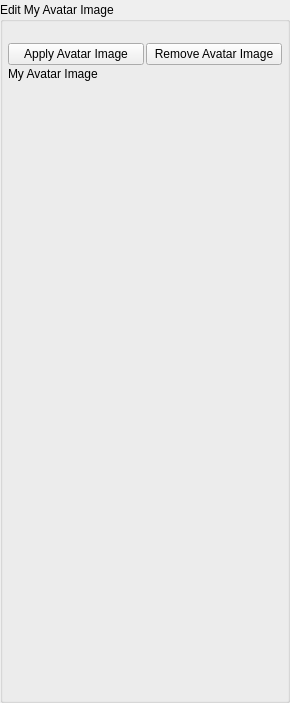
<?xml version="1.0" encoding="UTF-8"?>
<ui version="4.0">
 <class>AppletEditAvatarImageUi</class>
 <widget class="QWidget" name="AppletEditAvatarImageUi">
  <property name="geometry">
   <rect>
    <x>0</x>
    <y>0</y>
    <width>290</width>
    <height>703</height>
   </rect>
  </property>
  <property name="windowTitle">
   <string>Edit My Avatar Imae</string>
  </property>
  <layout class="QVBoxLayout" name="verticalLayout">
   <property name="spacing">
    <number>2</number>
   </property>
   <property name="leftMargin">
    <number>0</number>
   </property>
   <property name="topMargin">
    <number>0</number>
   </property>
   <property name="rightMargin">
    <number>0</number>
   </property>
   <property name="bottomMargin">
    <number>0</number>
   </property>
   <item>
    <widget class="ServiceSettingsWidget" name="m_ServiceSettingsWidget" native="true">
     <property name="sizePolicy">
      <sizepolicy hsizetype="Expanding" vsizetype="Preferred">
       <horstretch>0</horstretch>
       <verstretch>0</verstretch>
      </sizepolicy>
     </property>
    </widget>
   </item>
   <item>
    <widget class="QGroupBox" name="m_AvatarImageGroupBox">
     <property name="sizePolicy">
      <sizepolicy hsizetype="Expanding" vsizetype="Preferred">
       <horstretch>0</horstretch>
       <verstretch>0</verstretch>
      </sizepolicy>
     </property>
     <property name="title">
      <string>Edit My Avatar Image</string>
     </property>
     <layout class="QVBoxLayout" name="verticalLayout_2">
      <property name="spacing">
       <number>2</number>
      </property>
      <property name="leftMargin">
       <number>5</number>
      </property>
      <property name="topMargin">
       <number>5</number>
      </property>
      <property name="rightMargin">
       <number>5</number>
      </property>
      <property name="bottomMargin">
       <number>5</number>
      </property>
      <item>
       <widget class="QLabel" name="m_StatusLabel">
        <property name="enabled">
         <bool>true</bool>
        </property>
        <property name="text">
         <string notr="true"/>
        </property>
       </widget>
      </item>
      <item>
       <layout class="QHBoxLayout" name="horizontalLayout">
        <item>
         <widget class="QPushButton" name="m_ApplyAvatarButton">
          <property name="text">
           <string>Apply Avatar Image</string>
          </property>
         </widget>
        </item>
        <item>
         <widget class="QPushButton" name="m_RemoveAvatarButton">
          <property name="text">
           <string>Remove Avatar Image</string>
          </property>
         </widget>
        </item>
       </layout>
      </item>
      <item>
       <widget class="QLabel" name="m_PictureOfMeLabel">
        <property name="text">
         <string>My Avatar Image</string>
        </property>
       </widget>
      </item>
      <item>
       <widget class="ThumbnailEditWidget" name="m_ThumbnailEditWidget" native="true">
        <property name="sizePolicy">
         <sizepolicy hsizetype="Preferred" vsizetype="Expanding">
          <horstretch>0</horstretch>
          <verstretch>0</verstretch>
         </sizepolicy>
        </property>
       </widget>
      </item>
     </layout>
    </widget>
   </item>
  </layout>
 </widget>
 <customwidgets>
  <customwidget>
   <class>ServiceSettingsWidget</class>
   <extends>QWidget</extends>
   <header>ServiceSettingsWidget.h</header>
   <container>1</container>
  </customwidget>
  <customwidget>
   <class>ThumbnailEditWidget</class>
   <extends>QWidget</extends>
   <header>ThumbnailEditWidget.h</header>
   <container>1</container>
  </customwidget>
 </customwidgets>
 <resources/>
 <connections/>
</ui>
